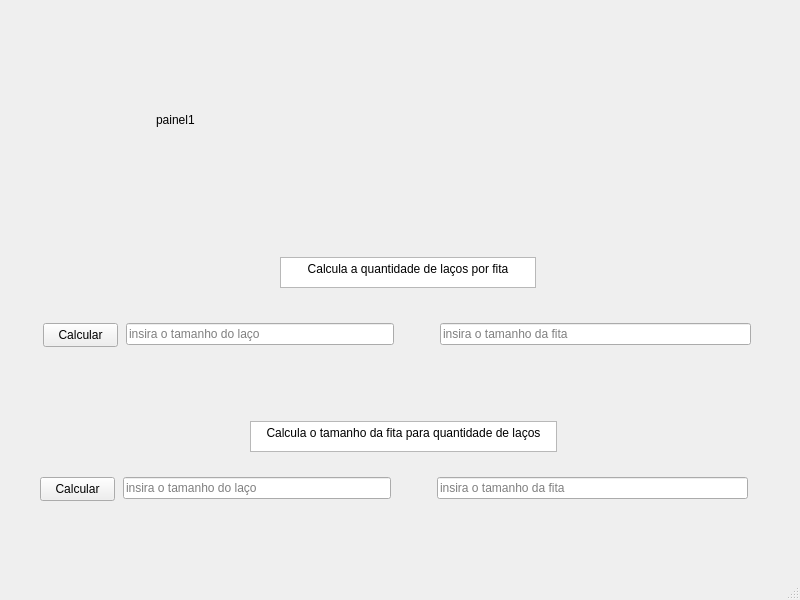
<?xml version="1.0" encoding="UTF-8"?>
<ui version="4.0">
 <class>MainWindow</class>
 <widget class="QMainWindow" name="MainWindow">
  <property name="geometry">
   <rect>
    <x>0</x>
    <y>0</y>
    <width>800</width>
    <height>600</height>
   </rect>
  </property>
  <property name="windowTitle">
   <string>MainWindow</string>
  </property>
  <widget class="QWidget" name="centralwidget">
   <widget class="QPushButton" name="Botao1">
    <property name="geometry">
     <rect>
      <x>43</x>
      <y>323</y>
      <width>75</width>
      <height>24</height>
     </rect>
    </property>
    <property name="text">
     <string>Calcular</string>
    </property>
   </widget>
   <widget class="QLineEdit" name="lineEdit">
    <property name="geometry">
     <rect>
      <x>126</x>
      <y>323</y>
      <width>268</width>
      <height>22</height>
     </rect>
    </property>
    <property name="placeholderText">
     <string>insira o tamanho do laço</string>
    </property>
   </widget>
   <widget class="QLabel" name="label1">
    <property name="geometry">
     <rect>
      <x>156</x>
      <y>46</y>
      <width>505</width>
      <height>147</height>
     </rect>
    </property>
    <property name="text">
     <string>painel1</string>
    </property>
   </widget>
   <widget class="QLineEdit" name="lineEdit_2">
    <property name="geometry">
     <rect>
      <x>440</x>
      <y>323</y>
      <width>311</width>
      <height>22</height>
     </rect>
    </property>
    <property name="placeholderText">
     <string>insira o tamanho da fita</string>
    </property>
   </widget>
   <widget class="QTextBrowser" name="textBrowser">
    <property name="geometry">
     <rect>
      <x>280</x>
      <y>257</y>
      <width>256</width>
      <height>31</height>
     </rect>
    </property>
    <property name="html">
     <string>&lt;!DOCTYPE HTML PUBLIC &quot;-//W3C//DTD HTML 4.0//EN&quot; &quot;http://www.w3.org/TR/REC-html40/strict.dtd&quot;&gt;
&lt;html&gt;&lt;head&gt;&lt;meta name=&quot;qrichtext&quot; content=&quot;1&quot; /&gt;&lt;meta charset=&quot;utf-8&quot; /&gt;&lt;style type=&quot;text/css&quot;&gt;
p, li { white-space: pre-wrap; }
hr { height: 1px; border-width: 0; }
li.unchecked::marker { content: &quot;\2610&quot;; }
li.checked::marker { content: &quot;\2612&quot;; }
&lt;/style&gt;&lt;/head&gt;&lt;body style=&quot; font-family:'Segoe UI'; font-size:9pt; font-weight:400; font-style:normal;&quot;&gt;
&lt;p align=&quot;center&quot; style=&quot; margin-top:0px; margin-bottom:0px; margin-left:0px; margin-right:0px; -qt-block-indent:0; text-indent:0px;&quot;&gt;Calcula a quantidade de laços por fita&lt;/p&gt;&lt;/body&gt;&lt;/html&gt;</string>
    </property>
   </widget>
   <widget class="QTextBrowser" name="textBrowser_2">
    <property name="geometry">
     <rect>
      <x>250</x>
      <y>421</y>
      <width>307</width>
      <height>31</height>
     </rect>
    </property>
    <property name="html">
     <string>&lt;!DOCTYPE HTML PUBLIC &quot;-//W3C//DTD HTML 4.0//EN&quot; &quot;http://www.w3.org/TR/REC-html40/strict.dtd&quot;&gt;
&lt;html&gt;&lt;head&gt;&lt;meta name=&quot;qrichtext&quot; content=&quot;1&quot; /&gt;&lt;meta charset=&quot;utf-8&quot; /&gt;&lt;style type=&quot;text/css&quot;&gt;
p, li { white-space: pre-wrap; }
hr { height: 1px; border-width: 0; }
li.unchecked::marker { content: &quot;\2610&quot;; }
li.checked::marker { content: &quot;\2612&quot;; }
&lt;/style&gt;&lt;/head&gt;&lt;body style=&quot; font-family:'Segoe UI'; font-size:9pt; font-weight:400; font-style:normal;&quot;&gt;
&lt;p align=&quot;center&quot; style=&quot; margin-top:0px; margin-bottom:0px; margin-left:0px; margin-right:0px; -qt-block-indent:0; text-indent:0px;&quot;&gt;Calcula o tamanho da fita para quantidade de laços&lt;/p&gt;&lt;/body&gt;&lt;/html&gt;</string>
    </property>
   </widget>
   <widget class="QLineEdit" name="lineEdit_3">
    <property name="geometry">
     <rect>
      <x>437</x>
      <y>477</y>
      <width>311</width>
      <height>22</height>
     </rect>
    </property>
    <property name="placeholderText">
     <string>insira o tamanho da fita</string>
    </property>
   </widget>
   <widget class="QLineEdit" name="lineEdit_4">
    <property name="geometry">
     <rect>
      <x>123</x>
      <y>477</y>
      <width>268</width>
      <height>22</height>
     </rect>
    </property>
    <property name="placeholderText">
     <string>insira o tamanho do laço</string>
    </property>
   </widget>
   <widget class="QPushButton" name="Botao1_2">
    <property name="geometry">
     <rect>
      <x>40</x>
      <y>477</y>
      <width>75</width>
      <height>24</height>
     </rect>
    </property>
    <property name="text">
     <string>Calcular</string>
    </property>
   </widget>
  </widget>
  <widget class="QMenuBar" name="menubar">
   <property name="geometry">
    <rect>
     <x>0</x>
     <y>0</y>
     <width>800</width>
     <height>33</height>
    </rect>
   </property>
  </widget>
  <widget class="QStatusBar" name="statusbar"/>
 </widget>
 <resources/>
 <connections/>
</ui>
